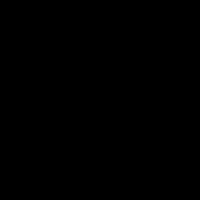
Frame 1 (no input)
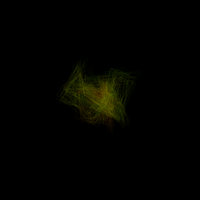
Frame 60 (the mouse pressed at the canvas centre just before this capture)
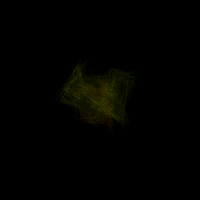
Frame 120 (the mouse held since frame 60 and released just before this capture)

The Processing sketch that drew these frames (run headless with seeded random() and noise(); from frame 60 on, the mouse is pressed at the canvas centre):

// Processing sketch: processing_25023
// ── processing_25023.pde


int N = 20;

PVector[] points = new PVector[N];

void setup(){
  size(200,200);
  background(0);
  
  for(int i=0; i<N; i++){
    points[i] = new PVector(width/2,height/2);
  }
  
  colorMode(HSB,255);
}

void draw(){
  if(r(100)>95){
    noStroke();
    fill(0,0,0,4);
    rect(0,0,width,height);
  }
  
  stroke(abs(sin(frameCount/200.)*255),255,sin(frameCount/20.)*255,8);
  noFill();
  
  beginShape();
  for(int i=0; i<N; i++){
    vertex(points[i].x, points[i].y);
    
    points[i].x += r(11)-5;
    points[i].y += r(11)-5;
  }
  endShape();
}

int r(int n){
  return int(random(n));
}
